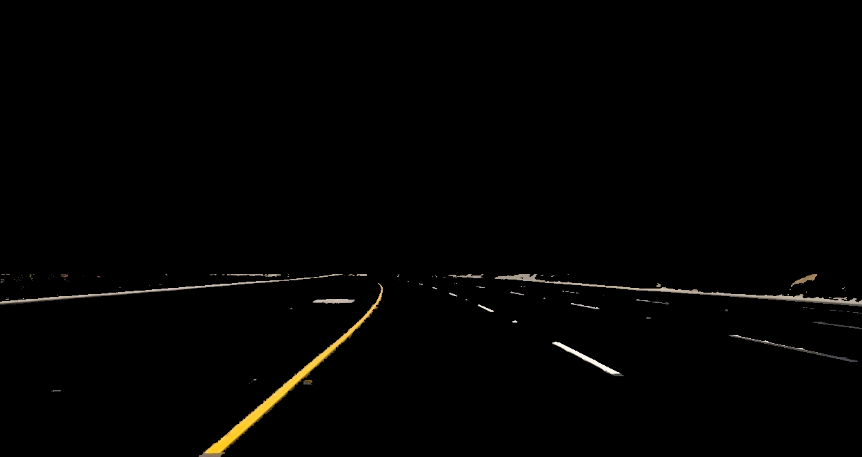
#> input picture Images/combined_hsl.png, 862 x 457 px, given in place of challenge_video.mp4, which was not available
$ python 'Code 1(Both).py'   (older library calls are emulated)
#> lines starting #> are read from the running program, lines starting #| are printed output that depends on the picture; after the words box and inside, x2 and y2 are one past the last pixel; in counts of white or black regions, pixels touching at a corner belong together; pictures that were not available may be replaced by others from this repository, and a replacement may not be noted
import cv2
import numpy as np
import copy


cap = cv2.VideoCapture('challenge_video.mp4')
straight = cv2.imread('straight.jpg')

#Camera Matrix
K = np.array([[  1.15422732e+03   ,0.00000000e+00 ,  6.71627794e+02],[  0.00000000e+00 ,  1.14818221e+03 ,  3.86046312e+02],[  0.00000000e+00,   0.00000000e+00,   1.00000000e+00]])

#Distortion Coefficients
dist = np.array([[ -2.42565104e-01,  -4.77893070e-02,  -1.31388084e-03 , -8.79107779e-05,2.20573263e-02]])
font = cv2.FONT_HERSHEY_TRIPLEX
frame_width = int(cap.get(3))
frame_height = int(cap.get(4))
out = cv2.VideoWriter('outpy.avi',cv2.VideoWriter_fourcc('M','J','P','G'), 10, (frame_width,frame_height))

# Check if camera opened successfully
while(cap.isOpened()):

  # Capture frame-by-frame
  ret, image = cap.read()
#> image is the input picture: shape (457, 862, 3); mean B, G, R 1.6, 2.3, 2.6


  if ret == True:
        distort=cv2.undistort(image,K,dist,None,K)
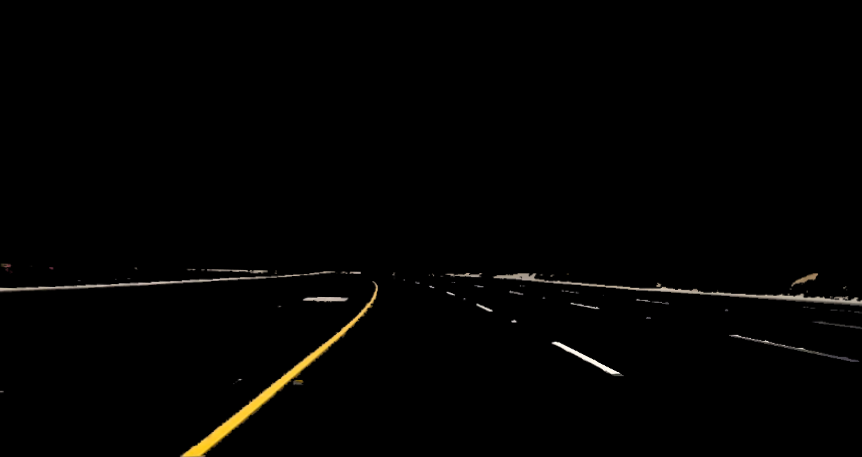
#> distort: shape (457, 862, 3); mean B, G, R 1.7, 2.4, 2.8


        width = int(image.shape[1])
#> width = 862
        height = int(image.shape[0])
#> height = 457

        height_max = height-10
#> height_max = 447
        height_min = int(height/1.5)
#> height_min = 304

        mask = np.zeros(distort.shape, dtype = "uint8")
        cv2.rectangle(mask, (0, 425), (1500, 740), (255, 255, 255), -1)
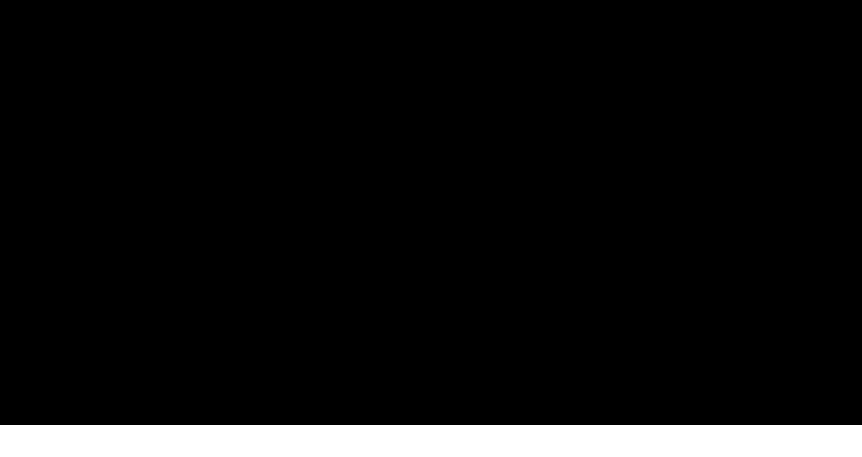
#> mask: shape (457, 862, 3); 7% white; 1 white region, box (x1, y1, x2, y2) and area: (0, 425, 862, 457) 27584
        maskedImg = cv2.bitwise_and(distort, mask)
        hsl = cv2.cvtColor(maskedImg, cv2.COLOR_BGR2HLS)
#> hsl: shape (457, 862, 3); mean of channels 0, 1, 2 0, 0.2, 0.4

        low_yellow = np.array([4,10,30])
        #low_yellow = np.array([15,38,115])
        upper_yellow = np.array([35,204,255])
        mask_yellow = cv2.inRange(hsl,low_yellow,upper_yellow)
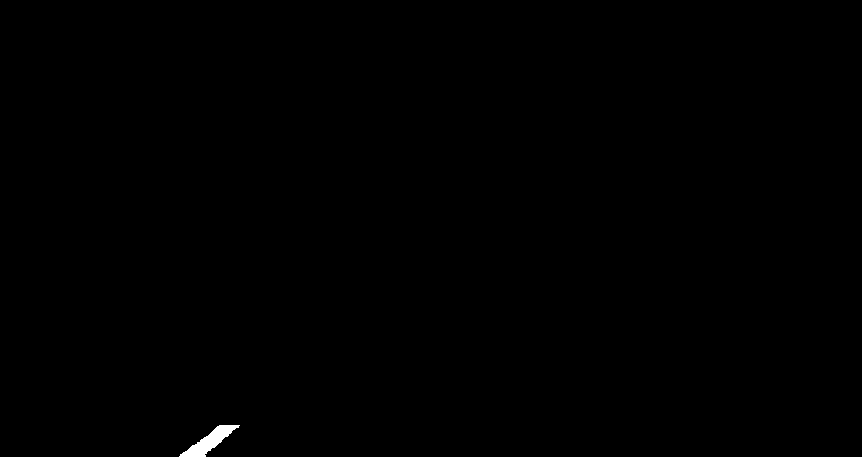
#> mask_yellow: shape (457, 862); 0.18% white; 1 white region, box (x1, y1, x2, y2) and area: (179, 425, 240, 457) 725


        low_white = np.array([0,190,0])
        upper_white = np.array([180,255,255])

#        low_white = np.array([0,150,0])
#        upper_white = np.array([180,255,255])
        mask_white = cv2.inRange(hsl,low_white,upper_white)
#> mask_white: shape (457, 862); every value is 0

        hsl_mask = cv2.bitwise_or(mask_yellow,mask_white)
        hsl_combined = cv2.bitwise_and(image, image, mask = hsl_mask)


        gray=cv2.cvtColor(distort,cv2.COLOR_BGR2GRAY)

        (bottom_px, right_px) = (image.shape[0] - 1, image.shape[1] - 1)
#> bottom_px = 456; right_px = 861
        src = np.array([[240,bottom_px],[595,450],[690,450], [1150, bottom_px]],np.float32)
        dst = np.array([[200,730],[200,0],[500,0],[500,730]],np.float32)

        M = cv2.getPerspectiveTransform(src, dst)
        img_size = (image.shape[1], image.shape[0])
#> img_size = (862, 457)
        warped = cv2.warpPerspective(hsl_combined, M, img_size)
#> warped: shape (457, 862, 3); every value is 0
        warped1=copy.deepcopy(image)
        gray = cv2.cvtColor(warped,cv2.COLOR_BGR2GRAY)
        blurr = cv2.GaussianBlur(gray, (5, 5), 0)
        blurr=cv2.medianBlur(gray,5)
        edges = cv2.Canny(blurr,50,100)

#        mask = np.zeros(warped.shape, dtype = "uint8")
#        cv2.rectangle(mask, (0, 300), (1500, 740), (255, 255, 255), -1)
#        maskedImg = cv2.bitwise_and(warped, mask)


        histogram = np.sum(gray[gray.shape[0]//2:,:], axis=0)
#> histogram = 862 values from 0 to 0
        histo=histogram[0:650]
#> histo = 650 values from 0 to 0


        mp=np.int(histo.shape[0]/2)
#> mp = 325

        x_range = np.argwhere(histo>900)
#> x_range = empty array
        index = np.where(x_range<mp)
#> index = (empty array, empty array)
        ii = np.shape(index)[1]
#> ii = 0
        xr_range = x_range[ii:len(x_range)]
#> xr_range = empty array
        xl_range = x_range[0:ii]
#> xl_range = empty array
#> (the run stopped early here; a loop or call above may not have finished)
